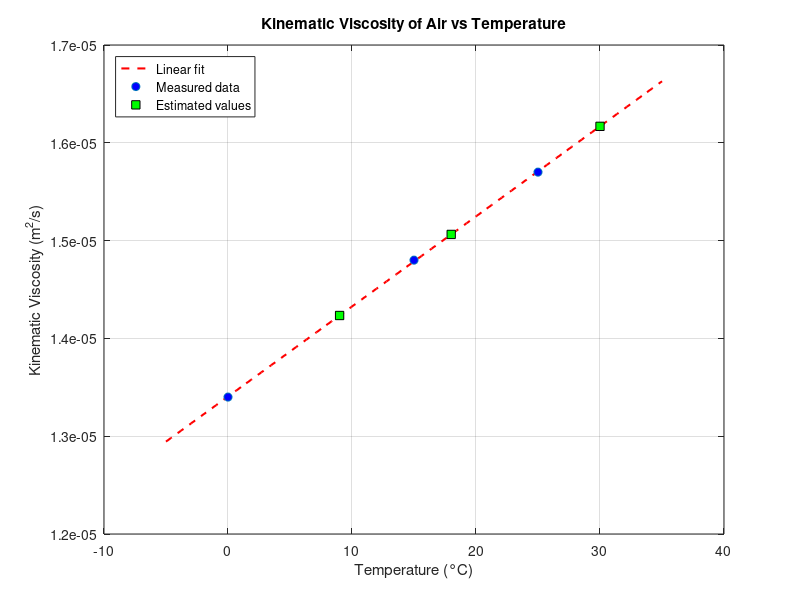

This chart was generated by the following MATLAB code: (Note: this script raises an error after producing the figure.)
%% Aerodynamics for Steady Level Flight (All velocities are constant)
clc; clear; close all;
format compact;

%% Reynolds Stuff
% Kinematic Viscosity (ν) in m^2/s at corresponding Temperature (°C)
temp_data = [0, 15, 25]; 
nu_data = [1.34E-05, 1.48E-05, 1.57E-05];

% Fit linear model to viscosity data
coeffs = polyfit(temp_data, nu_data, 1); 

% Estimate kinematic viscosity at given temperature conditions
T_range = [9, 18, 30]; % [min, avg, max] temperature in °C
kin_visc_air = polyval(coeffs, T_range); 

% Cruise condition parameters
T_cruise = T_range(2);         % Avg temperature
nu_cruise = kin_visc_air(2);   % ν at average temp

% Generate smooth line for fitted model
T_fit = linspace(min([temp_data, T_range])-5, max([temp_data, T_range])+5, 100);
nu_fit = polyval(coeffs, T_fit);

% Plot
figure;
plot(T_fit, nu_fit, 'r--', 'LineWidth', 1.5, 'DisplayName', 'Linear fit');
hold on;
plot(temp_data, nu_data, 'o', 'MarkerFaceColor', 'b', 'DisplayName', 'Measured data');
plot(T_range, kin_visc_air, 'ks', 'MarkerFaceColor', 'g', 'DisplayName', 'Estimated values');

xlabel('Temperature (°C)');
ylabel('Kinematic Viscosity (m^2/s)');
title('Kinematic Viscosity of Air vs Temperature');
legend('Location', 'northwest');
grid on;

b = 0.65;       % Wing span [m]
c = 0.25;       % Chord Length [m]
t = 0.025;      % Max thickness of airfoil [m]
% h_spar = 0.025; % Spar height [m]
h_spar = (0.032 + 0.026)/2; % Spar height [m]
Awing = c * b;  % Wing Area [m^2]
Vwing = Awing * t; % Wing Volume [m^3]
vcruise = 18;   % Cruise Speed [m/s]

% Calculate Reynolds number
Re = (vcruise * c) / nu_cruise;

% Display
fprintf(['\nWing Area = Wing Span x Chord Length\n' ...
    '  A = b x c\n    = %.2f [m] x %.2f [m]\n' ...
    '    = %.4f [m^2]\n' ...
    'Wing Volume = Wing Area x Wing Thickness\n' ...
    '  V = A x t\n    = %.4f [m^2] x %.3f [m]\n' ...
    '    = %.6f [m^3]\n'], ...
    b, c, Awing, Awing, t, Vwing);

fprintf(['\nKinematic Viscosity at T = %.1f °C:\n  ν = %.2e [m^2/s]' ...
    '\nCruise Speed:\n  vcruise = %.2f [m/s]\n' ...
    '\nReynolds Number:\n  Re = %.3e\n'], ...
    T_cruise, nu_cruise, vcruise, Re);

%% Weight Stuff
g = 9.82; % Gravity [N]

m_max = 1.5; % [kg]

m_payload = 0.4; % [kg]
m_motor = 0.175; % [kg]
m_servo = 0.024; % [kg]
% m_battery = 0.074; % [kg]
m_battery = 0.180*2;

m_comp = m_payload + m_motor + 3*m_servo + m_battery;
m_body = m_max - m_comp;
m = m_comp + m_body;

FW = m*g;

fprintf(['\nWEIGHT\nGravity:\n  g = %.2f [N]\n' ...
    'Weight:\n  m = %.2f [kg]\n' ...
    '\nWeight Force:\n  FW = m x g\n' ...
    '     = %.2f x %.2f\n' ...
    '     = %.2f [N]\n'], g, m, m, g, FW)

%% Lift Stuff
T = 18; % Temperature [°C]
h = 120; % Altitude [m]
[rho, P] = air_density(T, h); % Density of Air [kg/m^3]
fprintf(['\nLIFT\nDensity of Air at %i°C:\n  ρ = %.4f [kg/m3]\n' ...
    'Pressure of Air at %i°C:\n  P = %.4f [hPa]\n'], T, rho, T, P/100)

% Airfoil: http://airfoiltools.com/airfoil/details?airfoil=sd7037-il
% Cl = 0.4; % [dimensionless], measured at alpha = 0%
% FL = 1/2*rho*vcruise^2*A*Cl; % N
FL = FW;
% vcruise = sqrt((2*FL)/(rho*A*Cl));
Cl = (2*FL)/(rho*vcruise^2*Awing);

fprintf(['Lift Force:\n' ...
    '  FL = %.2f [N]\n' ...
    'Lift Coefficient:\n  Cl = %.2f\n' ...
    ], FL, Cl)

%% Airfoil Stuff
airfoil = readtable('xf-sd7037-il-500000.csv', 'HeaderLines', 10);

% Target lift coefficient
Cd = 0; % Drag Coefficient
alpha = 0; % Angle of Attack [°]
tol = 0.01;

% Find matching index
indices = find(abs(airfoil.Cl - Cl) <= tol);

fprintf('\nAIRFOIL')
if ~isempty(indices)
    Cd = airfoil.Cd(indices(1));
    alpha = airfoil.Alpha(indices(1));
    fprintf(['\nFor Cl = %.4f,\n' ...
        'Cd = %.4f\n' ...
        'alpha = %.1f [°]\n'], Cl, Cd, alpha)
else
    fprintf('\nNo matching Cl found within tolerance.\n');
end

% Extract relevant data
Cl_data = airfoil.Cl;
Cd_data = airfoil.Cd;
alpha_data = airfoil.Alpha;

% Plot Cl vs Cd
figure;
plot(Cd_data, Cl_data, 'b.-', 'HandleVisibility', 'off');
hold on;
if ~isempty(indices)
    xline(Cd, 'k--', 'HandleVisibility', 'off');
    yline(Cl, 'k--', 'HandleVisibility', 'off');
    plot(Cd, Cl, 'ks', 'MarkerFaceColor', 'g', 'MarkerSize', 8, 'DisplayName', sprintf('(C_L, C_D) = (%.2f, %.2f)', Cl, Cd));
end
xlabel('C_D');
ylabel('C_L');
title('Lift Coefficient vs Drag Coefficient');
legend('Location', 'best');
grid on;

% Plot Cl vs Alpha
figure;
plot(alpha_data, Cl_data, 'r.-', 'HandleVisibility', 'off');
hold on;
if ~isempty(indices)
    xline(alpha, 'k--', 'HandleVisibility', 'off');
    yline(Cl, 'k--', 'HandleVisibility', 'off');
    plot(alpha, Cl, 'ks', 'MarkerFaceColor', 'g', 'MarkerSize', 8, 'DisplayName', sprintf('(C_L, \\alpha) = (%.2f, %.2f°)', Cl, alpha));
end
xlabel('\alpha [°]');
ylabel('C_L');
title('Lift Coefficient vs Angle of Attack');
legend('Location', 'best');
grid on;

%% Drag Stuff
FD = 1/2*rho*vcruise^2*Awing*Cd; % Drag Force [N]

fprintf(['\nDRAG\nDrag Force:\n  FD = %.2f [N]\n'], FD)

%% Thrust Calculation
motor = readtable('motor_data.csv', 'TextType', 'string');

idx = strcmp(motor.Parameter, "Static_Thrust");
T = motor.Value(idx);
FT = T*g/9.82/1000;

fprintf(['\nTHRUST\nThrust Force:\n  FT = %.2f [N]\n' ...
    'Thrust Weight:\n  T = %.2f [kg]\n'], FT, T)

% Thrust to Drag ratio
TDR = FT/FD;

% Is our thrust higher than our drag?
if (FT>FD)
    fprintf('\nYes, our thrust is higher than our drag!')
else
    fprintf('\nNo, our thrust is not higher than our drag!')
end
fprintf('\nThrust/Drag Ratio: %.2f\n\n', TDR)

%% Stall Stuff
Clstall = 1.3934; % Coefficient of Lift at Stall
Cdstall = 0.02657; % Coefficient of Drag at Stall
alphastall = 11.5; % Degrees

% m_actual = 1.430;
m_actual = 1.615;

m = m_actual;

% Stall Speed
vstall = sqrt((2*m*g)/(rho*Awing*Clstall));

fprintf(['\nSTALL\nLift Coefficient at Stall:\n  Clstall = %.2f\n' ...
    'Drag Coefficient at Stall:\n  Cldrag = %.2f\n' ...
    'Stall Speed: \n  vstall = %.2f\n'], Clstall, Cdstall, vstall)

% Cruise to Stall ratio
CSR = vcruise/vstall;

% Is our cruise speed higher than our stall speed?
if (vcruise>vstall)
    fprintf('\nYes, our cruise speed is\nhigh enough to not stall!')
else
    fprintf('\nNo, our cruise speed is\nnot high enough to not stall!')
end
fprintf('\nCruise/Stall Ratio: %.2f\n\n', CSR)

%% More Thrust
% Aircraft performance estimation script

% Inputs
cell_voltage_nominal = 3.7;
cell_voltage_charged = 4.2;
num_cells_series = 3;

battery_capacity_mAh = 2200;      % mAh
battery_C = 30;                   % C-rating

motor_Kv = 870;                   % RPM/V
motor_max_current = 41;           % Amps
motor_thrust_ref = 2300;          % grams at 8700 RPM
motor_RPM_ref = 8700;             % RPM at ~10V
motor_efficiency = 0.8;           % 0-1

h_body = 0.08; % [m] outer diameter
l_body = 0.45; % [m] length of body

esc_max_current = 40;

prop_diameter_in = 12;            % inches
prop_pitch_in = 6;                % inches

Cd_plane = 0.08;

static_to_actual_thrust = 0.65;

% Air density
rho = 1.225;  % kg/m³ at sea level

% Calculated battery voltages
battery_voltage_nominal = cell_voltage_nominal * num_cells_series;
battery_voltage_charged = cell_voltage_charged * num_cells_series;

% Motor RPM and thrust estimation
motor_RPM = motor_Kv * battery_voltage_charged;

% Adjust the thrust scaling (use a conservative exponent)
alpha = 2;  % exponent to adjust thrust scaling

scaled_thrust_g = motor_thrust_ref * (motor_RPM / motor_RPM_ref)^alpha;
scaled_thrust_N = scaled_thrust_g / 1000 * g * static_to_actual_thrust;  % convert thrust to Newtons

% Current estimation (linear scaling with thrust)
motor_current = motor_max_current * (scaled_thrust_g / motor_thrust_ref);
motor_current = min(motor_current, esc_max_current);   % ESC current limit

% Battery current capability and estimated flight time
battery_max_current = (battery_capacity_mAh / 1000) * battery_C;
flight_time_minutes = (battery_capacity_mAh / 1000) / motor_current * 60;

% Propeller pitch speed estimation (ideal airspeed)
pitch_speed_mps = (motor_RPM * prop_pitch_in * 0.0254) / 60;

kmh_to_mps = 0.277778;

propcalc_cruise_speed = 94*870/985*kmh_to_mps; % From propcalc
propcalc_rpm = 9967;
propcalc_pitch_speed = 81*kmh_to_mps;
pitch = propcalc_pitch_speed*60/propcalc_rpm;
K = propcalc_rpm*pitch/propcalc_cruise_speed;
cruise_speed = (motor_RPM * pitch)/K;

% --- Print Results ---
fprintf('\n--- Battery ---\n');
fprintf('Nominal Voltage: %.2f V\n', battery_voltage_nominal);
fprintf('Charged Voltage: %.2f V\n', battery_voltage_charged);
fprintf('Max Battery Current (%.0fC): %.1f A\n', battery_C, battery_max_current);

fprintf('\n--- Motor ---\n');
fprintf('Estimated RPM: %.0f RPM\n', motor_RPM);
fprintf('Estimated Current Draw: %.1f A\n', motor_current);
fprintf('Estimated Thrust: %.1f g (%.2f N)\n', scaled_thrust_g, scaled_thrust_N);

fprintf('\n--- Propeller ---\n');
fprintf('Estimated Pitch Speed: %.1f m/s\n', pitch_speed_mps);

fprintf('\n--- Flight Performance ---\n');
fprintf('Estimated Flight Time at Full Power: %.1f minutes\n', flight_time_minutes);
fprintf('Estimated Cruise Speed: %.2f m/s\n', cruise_speed);

%% Aileron Sizing
% === Aileron Deflection and Position ===
delta_a = deg2rad(20)      % Aileron deflection angle [rad]
aileron_span_ratio = 0.25;  % Ratio of wing span covered by each aileron

% === Wing Geometry ===
y_inner = b/2 * (1 - aileron_span_ratio)
y_outer = b/2
y_avg = (y_inner + y_outer) / 2   % Average distance from centerline

% === Moment of Inertia ===
Ix = (1/12) * m * (b^2); % Estimate of moment of inertia about x-axis [kg·m^2]

% === Desired Roll Rate ===
desired_roll_rate = deg2rad(200)  % Desired roll rate [rad/s]

% === Roll Moment Required ===
% Roll moment needed to reach the desired roll rate
L_required = desired_roll_rate * Ix;

% === Solve for Required Aileron Area ===
% Rearranged formula for Cl_delta:
% Cl = L / (0.5 * rho * vcruise^2 * Awing * b)
Cl_required = L_required / (0.5 * rho * vcruise^2 * Awing * b);

% Cl_delta approximation:
% Cl_delta ≈ (pi/4) * (Sa * y_avg) / (Awing * b/2)
% Solve for Sa (aileron area)
Sa = (Cl_required / delta_a) * (4 / pi) * (Awing * b/2) / y_avg;

% === Convert Aileron Area to Dimensions ===
% Assume aileron spans aileron_span_ratio of half the wing span
aileron_span = b/2 * aileron_span_ratio;
aileron_chord = Sa / aileron_span;

% === Output Results ===
fprintf('AILERON SIZING\n');
fprintf('Required roll moment: %.2f Nm\n', L_required);
fprintf('Required Cl: %.4f\n', Cl_required);
fprintf('Estimated aileron area: %.4f m^2\n', Sa);
fprintf('Suggested aileron span: %.3f m\n', aileron_span);
fprintf('Suggested aileron chord: %.3f m\n', aileron_chord);
fprintf('Deflection used: %.1f deg\n', rad2deg(delta_a));


%% Export Variables
save("aerodynamics.mat")

%% Functions
function [rho, P] = air_density(T_celsius, h)
    % Constants
    P0 = 101325; % Sea level standard atmospheric pressure (Pa)
    T0 = 288.15; % Sea level standard temperature (K)
    g = 9.82; % Gravitational acceleration (m/s²)
    M = 0.0289644; % Molar mass of Earth's air (kg/mol)
    R_univ = 8.3144598; % Universal gas constant (J/(mol·K))
    R_air = 287.05; % Specific gas constant for dry air (J/(kg·K))
    L = 0.0065; % Temperature lapse rate (K/m)
    
    % Convert temperature to Kelvin
    T = T_celsius + 273.15;
    
    % Calculate pressure at altitude using barometric formula
    P = P0 * (1 - (L * h) / T0)^( (g * M) / (R_univ * L) );

    % Calculate air density
    rho = P / (R_air * T);
end